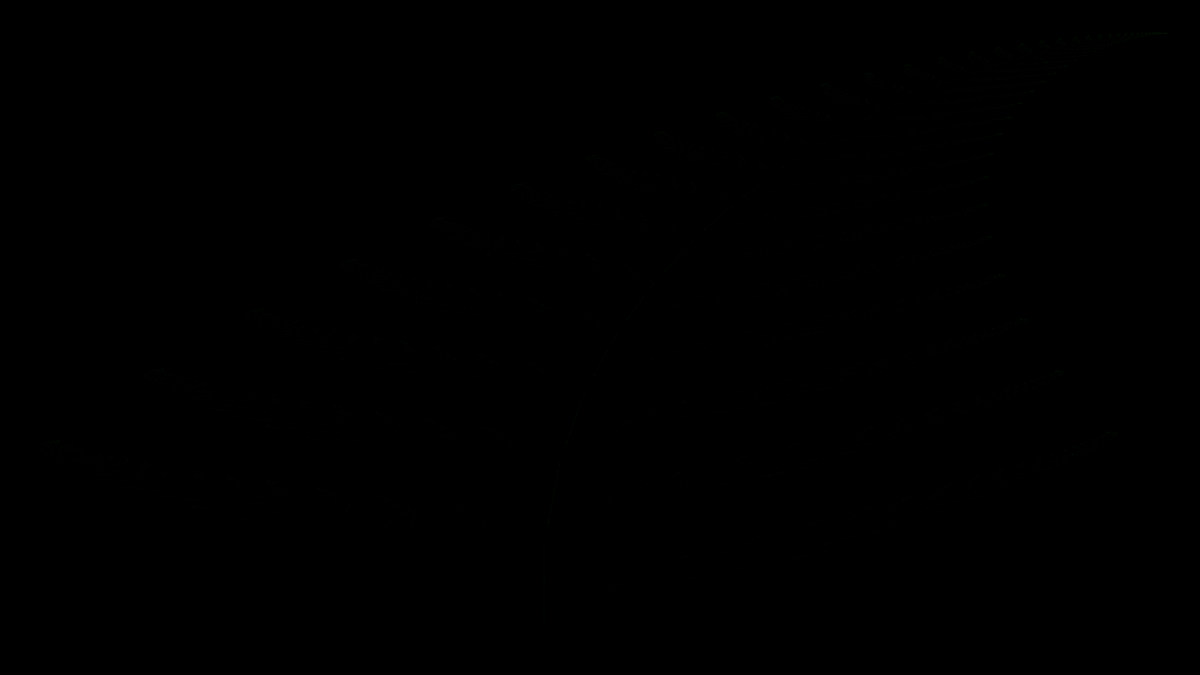
Frame 1 (no input)
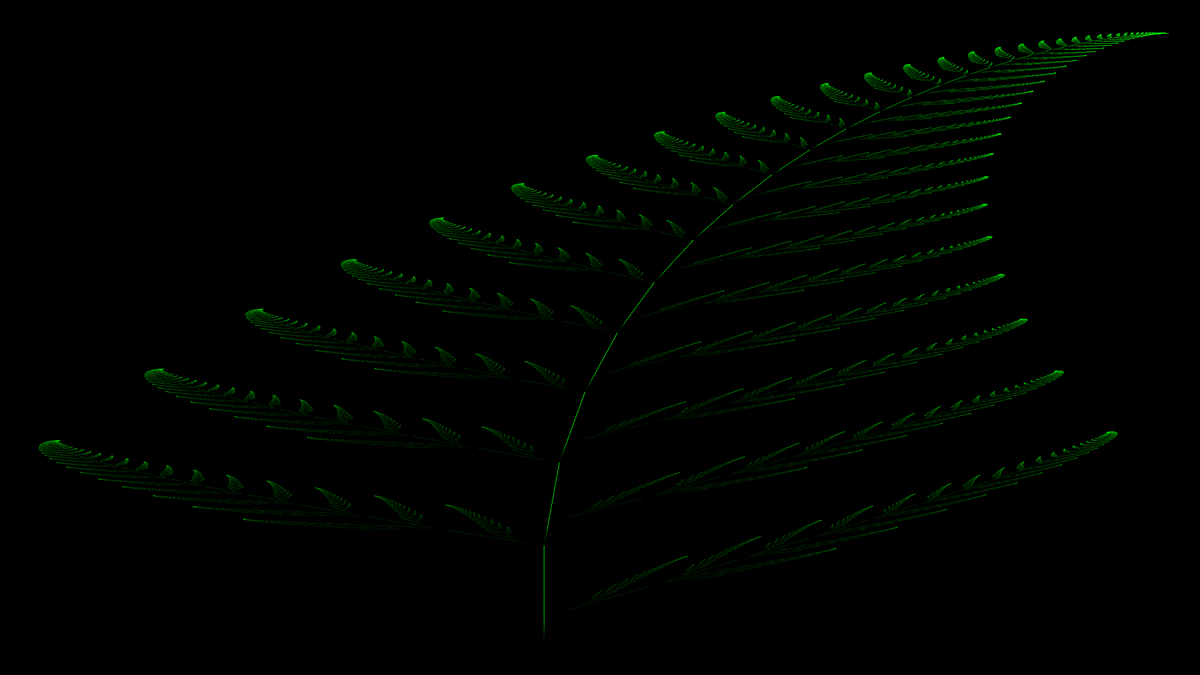
Frame 60 (the mouse pressed at the canvas centre just before this capture)
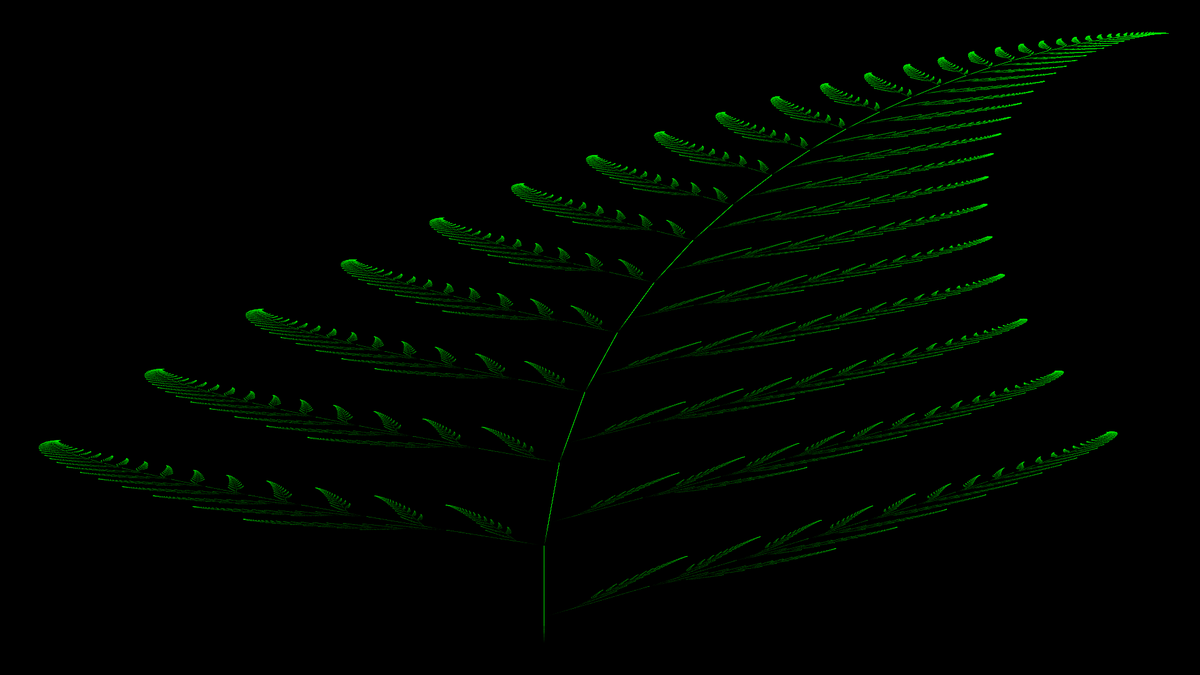
Frame 120 (the mouse held since frame 60 and released just before this capture)

The Processing sketch that drew these frames (run headless with seeded random() and noise(); from frame 60 on, the mouse is pressed at the canvas centre):

// Processing sketch: BarnsleyFern
// ── BarnsleyFern.pde
class fern
{
  float x;
  float y;
  
  fern()
  {
    x = 0.0;
    y = 0.0;
  }

int pick_trans()
{
  float pick = random(1);
  if(pick<0.01)
    return 1;
   if(pick<0.86)
     return 2;
   if(pick<0.93)
     return 3;
   else
     return 4;
}

void transform()
{
  int choice = pick_trans();
  stroke(0,255,0);
  strokeWeight(0.2);
  switch(choice)
  {
    case 1:
      x = 0;
      y = 0.16*y;
      break;
    case 2:
      x =  0.85*x + 0.04*y;
      y = -0.04*x + 0.85*y+ 1.6;
      break;
    case 3:
      x = 0.2*x - 0.26*y;
      y = 0.23*x + 0.22*y + 1.6;
      break;
    case 4:
      x = -0.15*x + 0.28*y;
      y = 0.26*x + 0.24*y + 0.44;
      break;      
  }
}

}

// ── Main.pde
void settings()
{
  size(1920,1080);
}

fern F = new fern();

void setup()
{
  background(0);
}

void draw()
{
  for(int i=0;i<20000;++i)
    putPoint(); 
}

void putPoint()
{
  float X = F.x;
  float Y = F.y;
  float px = map(X,-2.1820,2.6558,50,width-50);
  float py = map(Y,0,9.9983,height-50,50);
  point(px,py);
  F.transform();  
}
